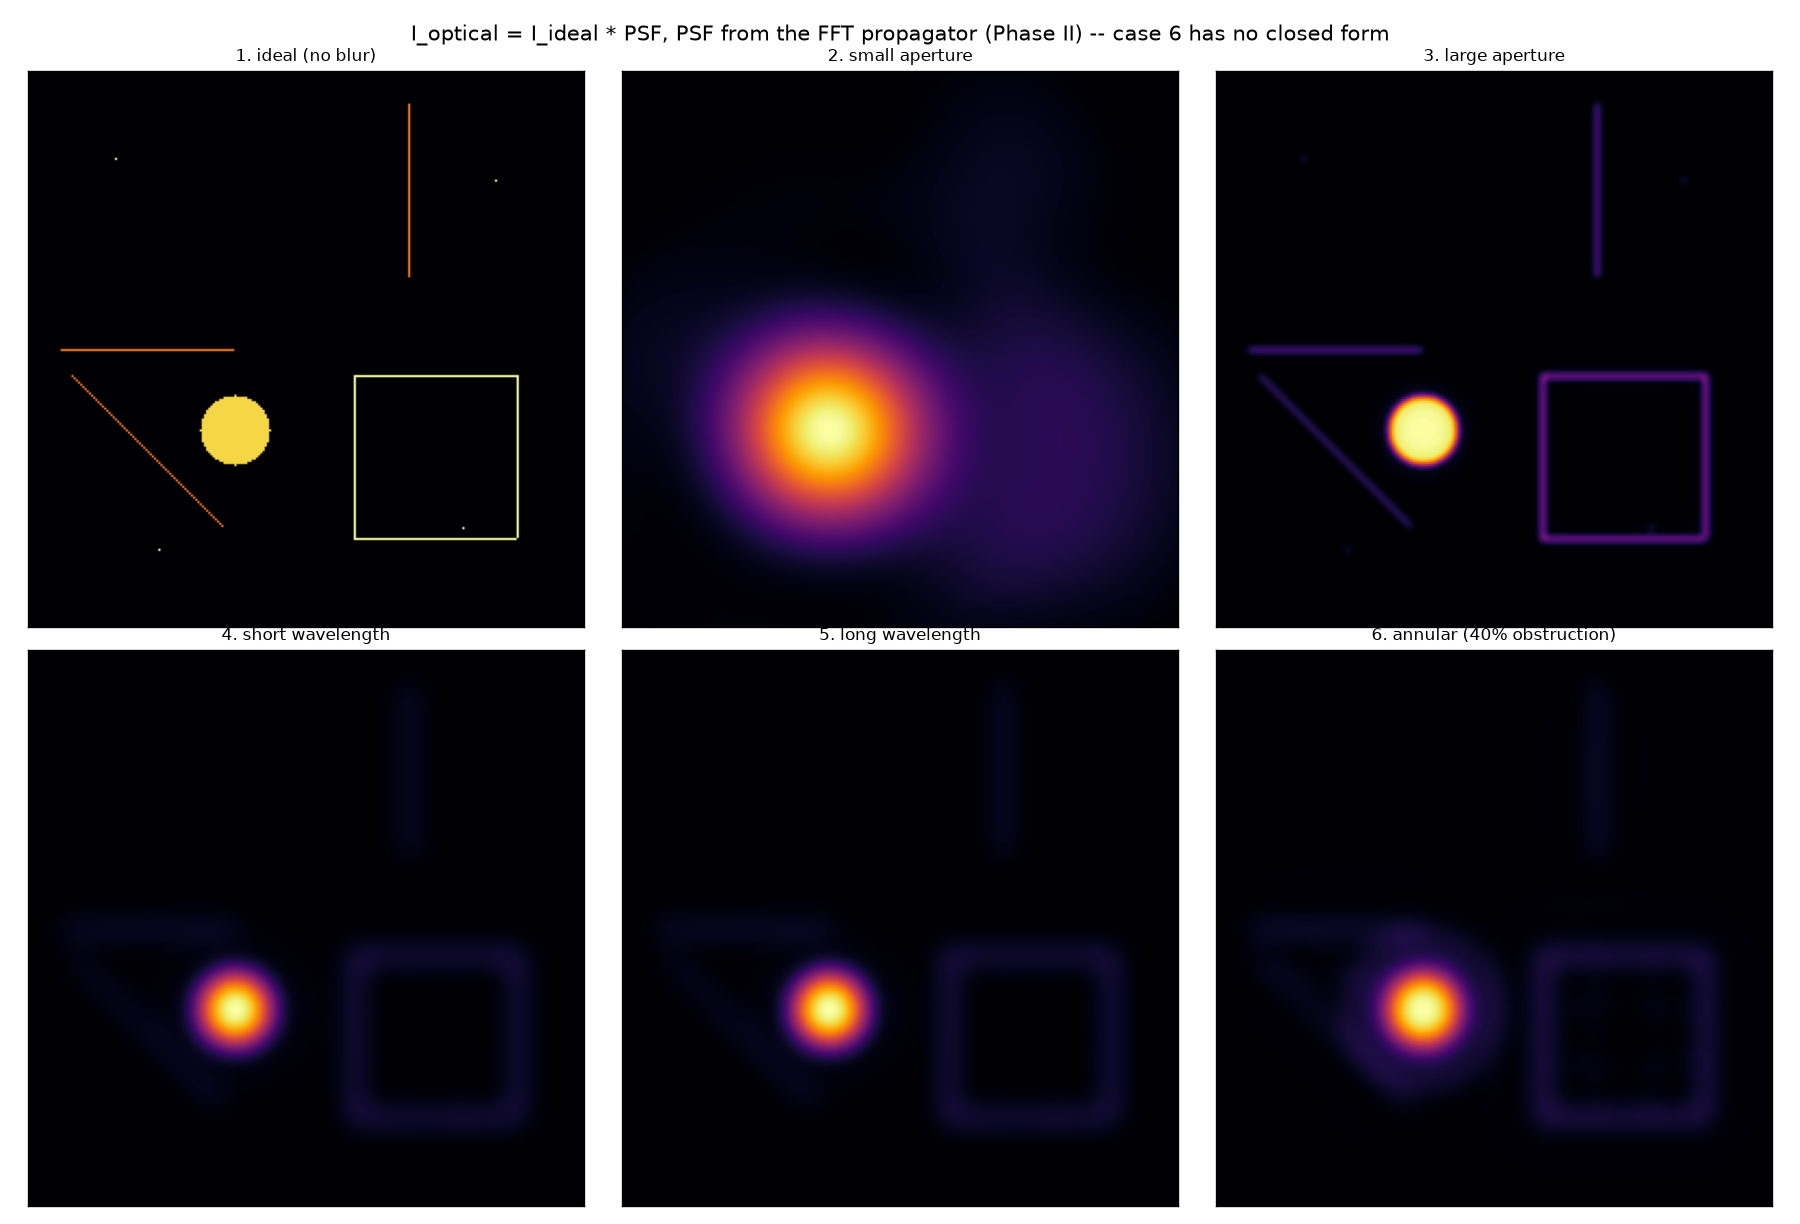

Python code for this plot:
"""optics_sim/image_formation.py  (Optics Simulator, Phase III: Image Formation)

    I_optical = I_ideal * PSF

with PSF now the general Phase II `fraunhofer_psf` -- not the closed-form
Airy/sinc formulas `psf_convolution.py` (module-8, one level up) was stuck
with. Same convolution idea, but the PSF can now come from ANY pupil shape,
including ones with no analytical formula at all (an obstructed/annular
telescope pupil, tried at the end of this file).

Start with point sources, then the same richer synthetic scene from
psf_convolution.py (reused directly, not re-implemented), and show how D and
wavelength change the result -- and one case an Airy-only simulator could
never produce.

A GRID-SAMPLING TRAP, worth naming explicitly: the pupil sampling dx must be
held FIXED while D or wavelength is swept. Scaling dx with D (e.g. "always
put 64 pixels across the aperture") is exactly right for Phase II, where the
only goal is a well-resolved PSF SHAPE -- but it silently cancels D's effect
on the output pixel scale (d_theta = wavelength/(N dx) with dx = D/64 makes
D drop out of the first-null-in-pixels ratio algebraically). A fixed
detector doesn't re-focus itself when you swap lenses; dx must model that.
"""

import os
import sys

import numpy as np
import matplotlib.pyplot as plt
from scipy.signal import fftconvolve

from aperture import make_grid, circular_aperture, annular_aperture
from fraunhofer import fraunhofer_psf

_MODULE8 = os.path.normpath(os.path.join(os.path.dirname(__file__), ".."))
if _MODULE8 not in sys.path:
    sys.path.insert(0, _MODULE8)
from psf_convolution import make_ideal_image           # noqa: E402  (reused, not duplicated)

D0 = 50.0e-3
WAVELENGTH0 = 0.5e-6
N_PUPIL = 1024
DX = D0 / 64.0                # FIXED pupil sampling -- the same for every
                               # case below, regardless of that case's D


def make_psf_kernel(aperture_fn, D, wavelength, dx=DX, n_pupil=N_PUPIL,
                    **aperture_kwargs):
    """Pupil -> Phase II FFT PSF -> a re-normalised convolution kernel, sized
    to comfortably contain the first few Airy rings for THIS D and wavelength."""
    X, Y = make_grid(n_pupil, dx)
    P = aperture_fn(X, Y, D, **aperture_kwargs)
    PSF, d_theta = fraunhofer_psf(P, dx, wavelength)

    theta1 = 1.22 * wavelength / D
    first_null_px = theta1 / d_theta
    half = int(np.clip(np.ceil(4 * first_null_px), 20, n_pupil // 2 - 1))
    c = n_pupil // 2
    kernel = PSF[c - half:c + half + 1, c - half:c + half + 1].copy()
    kernel /= kernel.sum()
    return kernel, d_theta, first_null_px


def point_source_fwhm_px(img, center, window=90):
    cx, cy = center
    lo = max(0, cy - window)
    sub = img[lo:cy + window, max(0, cx - window):cx + window]
    half_max = sub.max() / 2.0
    n_above = np.sum(sub >= half_max)
    return 2.0 * np.sqrt(n_above / np.pi)


def main():
    ideal = make_ideal_image()

    cases = [
        ("2. small aperture", circular_aperture, D0 / 4.0, WAVELENGTH0, {}),
        ("3. large aperture", circular_aperture, D0 * 4.0, WAVELENGTH0, {}),
        ("4. short wavelength", circular_aperture, D0, WAVELENGTH0 / 2.0, {}),
        ("5. long wavelength", circular_aperture, D0, WAVELENGTH0 * 2.0, {}),
        ("6. annular (40% obstruction)", annular_aperture, D0, WAVELENGTH0,
         {"D_inner": 0.4 * D0}),
    ]

    print("=" * 88)
    print("OPTICS SIMULATOR -- PHASE III: IMAGE FORMATION  (I_optical = I_ideal * PSF)")
    print("=" * 88)
    print(f"baseline: D0 = {D0*1e3:.0f} mm, wavelength0 = {WAVELENGTH0*1e9:.0f} nm, "
          f"circular aperture")
    print(f"pupil sampling dx = {DX*1e3:.4f} mm/px HELD FIXED across every case below")
    print(f"{'case':>30} {'D (mm)':>8} {'wavelength (nm)':>16} "
          f"{'d_theta (arcsec/px)':>20} {'first null (px)':>16} "
          f"{'point FWHM (px)':>16}")
    print("-" * 108)

    formed = {"1. ideal (no blur)": ideal}
    fwhm0 = point_source_fwhm_px(ideal, (40, 40))
    print(f"{'1. ideal (no blur)':>30} {D0*1e3:>8.0f} {WAVELENGTH0*1e9:>16.0f} "
          f"{'--':>20} {'--':>16} {fwhm0:>16.2f}")

    for name, aperture_fn, D, wl, kwargs in cases:
        kernel, d_theta, first_null_px = make_psf_kernel(aperture_fn, D, wl, **kwargs)
        img = fftconvolve(ideal, kernel, mode="same")
        formed[name] = img
        fwhm = point_source_fwhm_px(img, (40, 40))
        arcsec = np.degrees(d_theta) * 3600
        print(f"{name:>30} {D*1e3:>8.1f} {wl*1e9:>16.0f} {arcsec:>20.4f} "
              f"{first_null_px:>16.2f} {fwhm:>16.2f}")

    print()
    print("d_theta stays the SAME for cases 2 and 3 (it depends only on the")
    print("FIXED pupil sampling and wavelength, never on D) -- so the first")
    print("null, measured in those same native pixels, scales as 1/D exactly")
    print("as 1.22 wavelength/D predicts, and the measured FWHM follows it:")
    print("aperture size genuinely changes the picture here.")
    print()
    print("Cases 4 and 5 look IDENTICAL in raw pixels (30 px FWHM either way)")
    print("even though wavelength doubled -- not a bug, a real limitation of")
    print("this file: the 'image' IS the PSF's own native FFT grid, and that")
    print("grid's own pixel scale d_theta = wavelength/(N dx) is ITSELF")
    print("proportional to wavelength, so wavelength's effect on angle and on")
    print("the ruler measuring it cancel exactly. The arcsec column still")
    print("shows the real 4x change -- it just never reaches the picture.")
    print("A real detector's pixel pitch does not stretch with the color of")
    print("light; giving the image a FIXED, wavelength-independent pixel grid")
    print("is precisely what Phase IV's sensor model does next.")
    print()
    print("Cases 2-5 reproduce psf_convolution.py's aperture result through")
    print("the general FFT propagator instead of the closed-form Airy formula.")
    print("Case 6 is new: an annular (obstructed) pupil has no clean")
    print("analytical PSF at all -- Phase II's FFT approach doesn't care, it")
    print("just transforms whatever P(x,y) it's given.")
    print("=" * 88)

    _plot(formed)


def _plot(formed):
    fig, axes = plt.subplots(2, 3, figsize=(15, 10.2))
    order = ["1. ideal (no blur)", "2. small aperture", "3. large aperture",
            "4. short wavelength", "5. long wavelength",
            "6. annular (40% obstruction)"]
    for ax, name in zip(axes.ravel(), order):
        ax.imshow(formed[name], cmap="inferno", origin="upper")
        ax.set_title(name, fontsize=10)
        ax.set_xticks([]); ax.set_yticks([])

    fig.suptitle("I_optical = I_ideal * PSF, PSF from the FFT propagator "
                 "(Phase II) -- case 6 has no closed form", fontsize=12.5)
    fig.tight_layout()
    fig.savefig("image_formation.png", dpi=120)


if __name__ == "__main__":
    main()
    plt.show()
